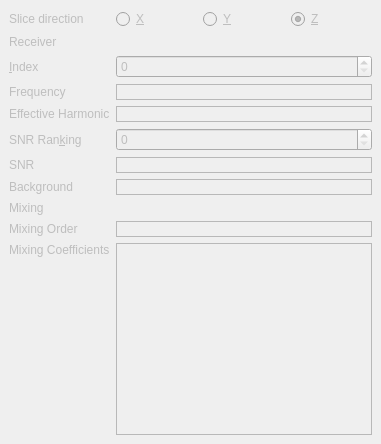
  <widget class="QDockWidget" name="navigationTool">
   <property name="enabled">
    <bool>true</bool>
   </property>
   <property name="sizePolicy">
    <sizepolicy hsizetype="MinimumExpanding" vsizetype="Preferred">
     <horstretch>0</horstretch>
     <verstretch>0</verstretch>
    </sizepolicy>
   </property>
   <property name="minimumSize">
    <size>
     <width>280</width>
     <height>427</height>
    </size>
   </property>
   <property name="features">
    <set>QDockWidget::AllDockWidgetFeatures</set>
   </property>
   <property name="windowTitle">
    <string>Navigation</string>
   </property>
   <attribute name="dockWidgetArea">
    <number>2</number>
   </attribute>
   <widget class="QWidget" name="dockWidgetContents">
    <property name="enabled">
     <bool>false</bool>
    </property>
    <layout class="QGridLayout" name="gridLayout">
     <item row="10" column="0">
      <widget class="QLabel" name="label_10">
       <property name="text">
        <string>Mixing Coefficients</string>
       </property>
       <property name="alignment">
        <set>Qt::AlignLeading|Qt::AlignLeft|Qt::AlignTop</set>
       </property>
      </widget>
     </item>
     <item row="1" column="0">
      <widget class="QLabel" name="label_6">
       <property name="text">
        <string>Receiver</string>
       </property>
      </widget>
     </item>
     <item row="1" column="1">
      <layout class="QHBoxLayout" name="receiverSelectBox"/>
     </item>
     <item row="2" column="0">
      <widget class="QLabel" name="label_2">
       <property name="text">
        <string>&amp;Index</string>
       </property>
       <property name="buddy">
        <cstring>indexSelect</cstring>
       </property>
      </widget>
     </item>
     <item row="2" column="1">
      <widget class="QSpinBox" name="indexSelect">
       <property name="sizePolicy">
        <sizepolicy hsizetype="MinimumExpanding" vsizetype="Fixed">
         <horstretch>0</horstretch>
         <verstretch>0</verstretch>
        </sizepolicy>
       </property>
      </widget>
     </item>
     <item row="6" column="0">
      <widget class="QLabel" name="label_4">
       <property name="text">
        <string>SNR</string>
       </property>
      </widget>
     </item>
     <item row="6" column="1">
      <widget class="QLabel" name="snr">
       <property name="sizePolicy">
        <sizepolicy hsizetype="MinimumExpanding" vsizetype="Preferred">
         <horstretch>0</horstretch>
         <verstretch>0</verstretch>
        </sizepolicy>
       </property>
       <property name="frameShape">
        <enum>QFrame::StyledPanel</enum>
       </property>
       <property name="frameShadow">
        <enum>QFrame::Sunken</enum>
       </property>
       <property name="text">
        <string/>
       </property>
      </widget>
     </item>
     <item row="8" column="0">
      <widget class="QLabel" name="label_7">
       <property name="text">
        <string>Mixing</string>
       </property>
      </widget>
     </item>
     <item row="8" column="1">
      <layout class="QHBoxLayout" name="mixSelectLayout"/>
     </item>
     <item row="0" column="1">
      <layout class="QHBoxLayout" name="horizontalLayout" stretch="1,1,1">
       <item>
        <widget class="QRadioButton" name="sliceDirX">
         <property name="text">
          <string>&amp;X</string>
         </property>
        </widget>
       </item>
       <item>
        <widget class="QRadioButton" name="sliceDirY">
         <property name="text">
          <string>&amp;Y</string>
         </property>
        </widget>
       </item>
       <item>
        <widget class="QRadioButton" name="sliceDirZ">
         <property name="text">
          <string>&amp;Z</string>
         </property>
         <property name="checked">
          <bool>true</bool>
         </property>
        </widget>
       </item>
      </layout>
     </item>
     <item row="3" column="0">
      <widget class="QLabel" name="label_3">
       <property name="text">
        <string>Frequency</string>
       </property>
      </widget>
     </item>
     <item row="3" column="1">
      <widget class="QLabel" name="frequency">
       <property name="sizePolicy">
        <sizepolicy hsizetype="MinimumExpanding" vsizetype="Preferred">
         <horstretch>0</horstretch>
         <verstretch>0</verstretch>
        </sizepolicy>
       </property>
       <property name="frameShape">
        <enum>QFrame::StyledPanel</enum>
       </property>
       <property name="frameShadow">
        <enum>QFrame::Sunken</enum>
       </property>
       <property name="text">
        <string/>
       </property>
      </widget>
     </item>
     <item row="0" column="0">
      <widget class="QLabel" name="label">
       <property name="text">
        <string>Slice direction</string>
       </property>
      </widget>
     </item>
     <item row="4" column="0">
      <widget class="QLabel" name="label_15">
       <property name="text">
        <string>Effective Harmonic</string>
       </property>
      </widget>
     </item>
     <item row="7" column="0">
      <widget class="QLabel" name="label_9">
       <property name="text">
        <string>Background</string>
       </property>
      </widget>
     </item>
     <item row="7" column="1">
      <widget class="QLabel" name="background">
       <property name="frameShape">
        <enum>QFrame::StyledPanel</enum>
       </property>
       <property name="frameShadow">
        <enum>QFrame::Sunken</enum>
       </property>
       <property name="text">
        <string/>
       </property>
      </widget>
     </item>
     <item row="4" column="1">
      <widget class="QLabel" name="effectiveHarmonic">
       <property name="sizePolicy">
        <sizepolicy hsizetype="MinimumExpanding" vsizetype="Preferred">
         <horstretch>0</horstretch>
         <verstretch>0</verstretch>
        </sizepolicy>
       </property>
       <property name="frameShape">
        <enum>QFrame::StyledPanel</enum>
       </property>
       <property name="frameShadow">
        <enum>QFrame::Sunken</enum>
       </property>
       <property name="text">
        <string/>
       </property>
      </widget>
     </item>
     <item row="5" column="0">
      <widget class="QLabel" name="label_5">
       <property name="text">
        <string>SNR Ran&amp;king</string>
       </property>
       <property name="buddy">
        <cstring>snrSelect</cstring>
       </property>
      </widget>
     </item>
     <item row="5" column="1">
      <widget class="QSpinBox" name="snrSelect">
       <property name="sizePolicy">
        <sizepolicy hsizetype="MinimumExpanding" vsizetype="Fixed">
         <horstretch>0</horstretch>
         <verstretch>0</verstretch>
        </sizepolicy>
       </property>
      </widget>
     </item>
     <item row="10" column="1">
      <widget class="QTableWidget" name="mixingTable">
       <property name="sizePolicy">
        <sizepolicy hsizetype="Expanding" vsizetype="Expanding">
         <horstretch>0</horstretch>
         <verstretch>0</verstretch>
        </sizepolicy>
       </property>
       <property name="horizontalScrollBarPolicy">
        <enum>Qt::ScrollBarAlwaysOff</enum>
       </property>
       <property name="editTriggers">
        <set>QAbstractItemView::NoEditTriggers</set>
       </property>
       <property name="columnCount">
        <number>5</number>
       </property>
       <attribute name="horizontalHeaderVisible">
        <bool>false</bool>
       </attribute>
       <attribute name="horizontalHeaderCascadingSectionResizes">
        <bool>false</bool>
       </attribute>
       <attribute name="horizontalHeaderDefaultSectionSize">
        <number>22</number>
       </attribute>
       <attribute name="horizontalHeaderShowSortIndicator" stdset="0">
        <bool>false</bool>
       </attribute>
       <attribute name="horizontalHeaderStretchLastSection">
        <bool>true</bool>
       </attribute>
       <attribute name="verticalHeaderVisible">
        <bool>false</bool>
       </attribute>
       <column/>
       <column/>
       <column/>
       <column/>
       <column/>
      </widget>
     </item>
     <item row="9" column="0">
      <widget class="QLabel" name="label_8">
       <property name="text">
        <string>Mixing Order</string>
       </property>
      </widget>
     </item>
     <item row="9" column="1">
      <widget class="QLabel" name="mixingOrder">
       <property name="sizePolicy">
        <sizepolicy hsizetype="MinimumExpanding" vsizetype="Preferred">
         <horstretch>0</horstretch>
         <verstretch>0</verstretch>
        </sizepolicy>
       </property>
       <property name="frameShape">
        <enum>QFrame::StyledPanel</enum>
       </property>
       <property name="frameShadow">
        <enum>QFrame::Sunken</enum>
       </property>
       <property name="text">
        <string/>
       </property>
      </widget>
     </item>
    </layout>
   </widget>
  </widget>
